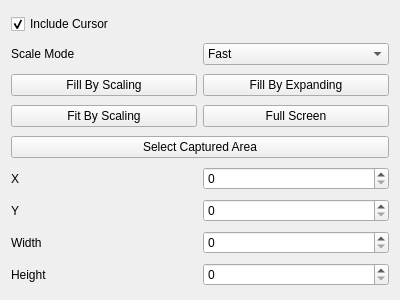
<?xml version="1.0" encoding="UTF-8"?>
<ui version="4.0">
 <class>ScreenCaptureProperty</class>
 <widget class="QWidget" name="ScreenCaptureProperty">
  <property name="geometry">
   <rect>
    <x>0</x>
    <y>0</y>
    <width>400</width>
    <height>300</height>
   </rect>
  </property>
  <property name="windowTitle">
   <string>Form</string>
  </property>
  <layout class="QGridLayout" name="gridLayout">
   <item row="5" column="0">
    <widget class="QLabel" name="label">
     <property name="text">
      <string>X</string>
     </property>
    </widget>
   </item>
   <item row="0" column="0" colspan="2">
    <widget class="QCheckBox" name="include_cursor_">
     <property name="text">
      <string>Include Cursor</string>
     </property>
     <property name="checked">
      <bool>true</bool>
     </property>
    </widget>
   </item>
   <item row="3" column="1">
    <widget class="QPushButton" name="full_screen_">
     <property name="text">
      <string>Full Screen</string>
     </property>
    </widget>
   </item>
   <item row="4" column="0" colspan="2">
    <widget class="QPushButton" name="select_captured_area_">
     <property name="text">
      <string>Select Captured Area</string>
     </property>
    </widget>
   </item>
   <item row="2" column="1">
    <widget class="QPushButton" name="fill_by_expanding_">
     <property name="text">
      <string>Fill By Expanding</string>
     </property>
    </widget>
   </item>
   <item row="6" column="1">
    <widget class="QSpinBox" name="y_"/>
   </item>
   <item row="7" column="0">
    <widget class="QLabel" name="label_3">
     <property name="text">
      <string>Width</string>
     </property>
    </widget>
   </item>
   <item row="6" column="0">
    <widget class="QLabel" name="label_2">
     <property name="text">
      <string>Y</string>
     </property>
    </widget>
   </item>
   <item row="5" column="1">
    <widget class="QSpinBox" name="x_"/>
   </item>
   <item row="3" column="0">
    <widget class="QPushButton" name="fit_by_scaling_">
     <property name="text">
      <string>Fit By Scaling</string>
     </property>
    </widget>
   </item>
   <item row="2" column="0">
    <widget class="QPushButton" name="fill_by_scaling_">
     <property name="text">
      <string>Fill By Scaling</string>
     </property>
    </widget>
   </item>
   <item row="7" column="1">
    <widget class="QSpinBox" name="width_"/>
   </item>
   <item row="8" column="1">
    <widget class="QSpinBox" name="height_"/>
   </item>
   <item row="8" column="0">
    <widget class="QLabel" name="label_4">
     <property name="text">
      <string>Height</string>
     </property>
    </widget>
   </item>
   <item row="1" column="0">
    <widget class="QLabel" name="label_5">
     <property name="text">
      <string>Scale Mode</string>
     </property>
    </widget>
   </item>
   <item row="1" column="1">
    <widget class="QComboBox" name="scale_mode_">
     <item>
      <property name="text">
       <string>Fast</string>
      </property>
     </item>
     <item>
      <property name="text">
       <string>Smooth</string>
      </property>
     </item>
    </widget>
   </item>
  </layout>
 </widget>
 <resources/>
 <connections/>
</ui>
